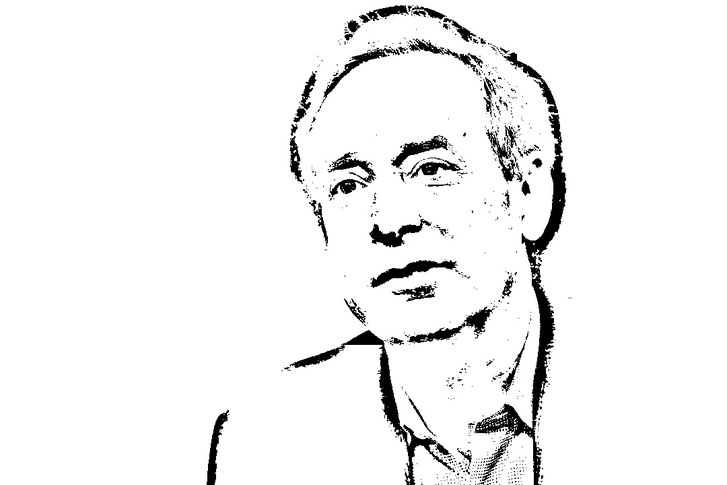
#> input picture images/test1.jpeg, 727 x 485 px, shrunk from 1080 x 720 before the run
$ python '25分水岭算法.py'
#> lines starting #> are read from the running program, lines starting #| are printed output that depends on the picture; after the words box and inside, x2 and y2 are one past the last pixel; in counts of white or black regions, pixels touching at a corner belong together
#> further down, src is the input picture: shape (485, 727, 3); min 0, max 255, mean 242.1
import cv2 as cv
import numpy as np
from matplotlib import pyplot as plt
import path_const

def watershed_demo(image):
    print(image.shape)
#| (485, 727, 3)
    blurred = cv.pyrMeanShiftFiltering(src,10,100)
    gray = cv.cvtColor(blurred,cv.COLOR_BGR2GRAY)
    ret,binary = cv.threshold(gray,0,255,cv.THRESH_BINARY|cv.THRESH_OTSU)
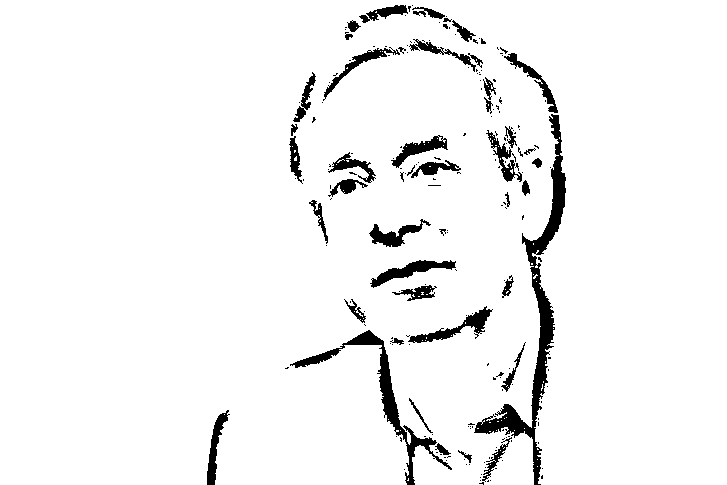
#> binary: shape (485, 727); 95.1% white; 203 black regions (159 under 20 px), largest, box (x1, y1, x2, y2) and area: (474, 114, 566, 485) 4481, (290, 330, 452, 485) 2213, (370, 260, 456, 288) 781
#> ret = 138
    cv.imshow("binary-image", binary)

    kernel = cv.getStructuringElement(cv.MORPH_RECT,(3,3))
    mb = cv.morphologyEx(binary,cv.MORPH_OPEN,kernel,iterations=2)
#> mb: shape (485, 727); 94.1% white; 33 black regions (10 under 20 px), largest, box (x1, y1, x2, y2) and area: (468, 47, 566, 485) 6245, (290, 330, 452, 485) 2744, (323, 39, 483, 101) 1440
    sure_bg = cv.dilate(mb,kernel,iterations=3)
#> sure_bg: shape (485, 727); 98.7% white; 81 black regions (51 under 20 px), largest, box (x1, y1, x2, y2) and area: (535, 290, 551, 407) 637, (529, 164, 562, 288) 611, (477, 408, 532, 439) 565
    cv.imshow("mor-opt",sure_bg)

    dist = cv.distanceTransform(mb,cv.DIST_L2,3)
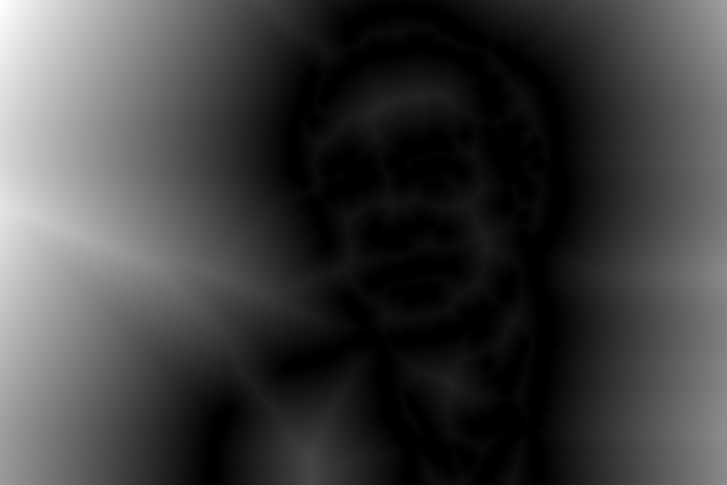
#> dist: shape (485, 727) float32; min 0, max 326.2, mean 79.9; drawn with min black and max white
    dist_output = cv.normalize(dist,0,1.0,cv.NORM_MINMAX)
    cv.imshow("distance t",dist_output*50)

    ret,surface = cv.threshold(dist,dist.max()*0.6,255,cv.THRESH_BINARY)
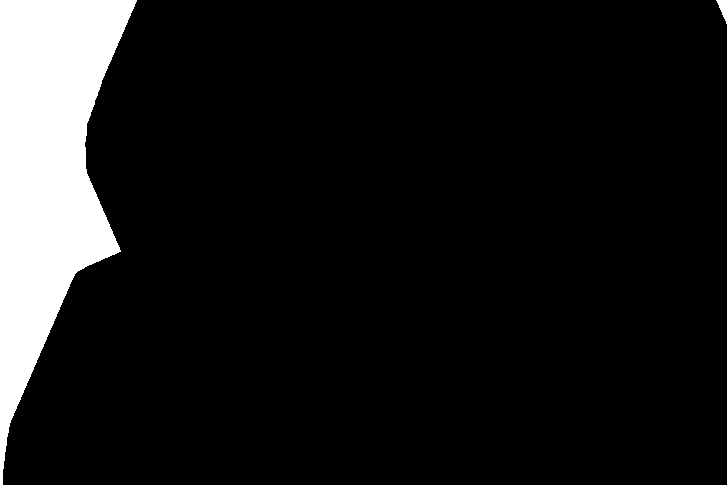
#> surface: shape (485, 727) float32; 10% white; 2 white regions, box (x1, y1, x2, y2) and area: (0, 0, 137, 485) 35070, (716, 0, 727, 24) 135
#> ret = 195.7
    cv.imshow("surface",surface)

    surface_fg = np.uint8(surface)
    unknown = cv.subtract(sure_bg,surface_fg)
#> unknown: shape (485, 727); 88.7% white; 83 black regions (51 under 20 px), largest, box (x1, y1, x2, y2) and area: (0, 0, 137, 485) 35070, (535, 290, 551, 407) 637, (529, 164, 562, 288) 611
    ret,markers = cv.connectedComponents(surface_fg)
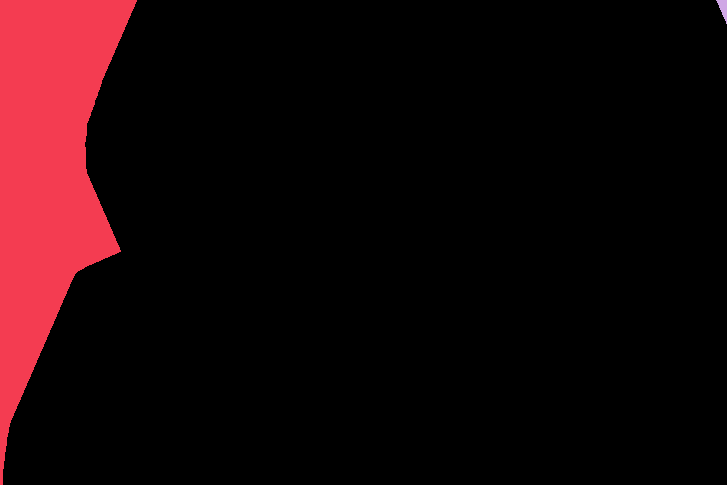
#> markers: shape (485, 727) int32; 3 distinct labels, from 0 to 2; one colour per label, 0 black
#> ret = 3
    print(ret)
#| 3

    markers = markers + 1
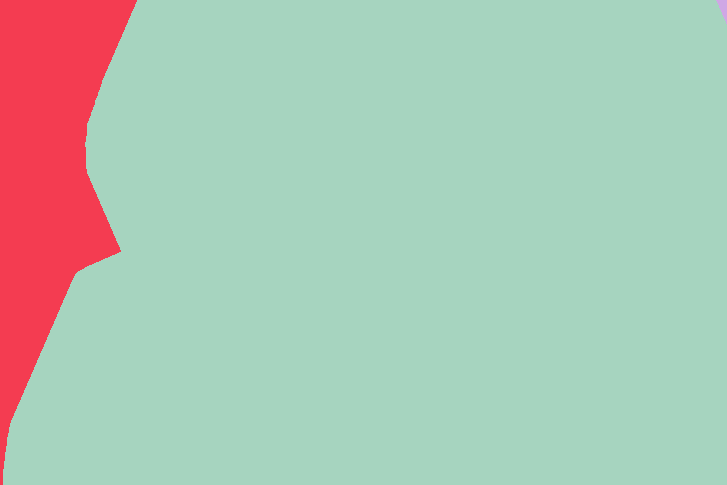
#> markers: shape (485, 727) int32; 3 distinct labels, from 1 to 3; one colour per label, 0 black
    markers[unknown==255] = 0
#> markers: shape (485, 727) int32; 4 distinct labels, from 0 to 3
    markers = cv.watershed(image,markers=markers)
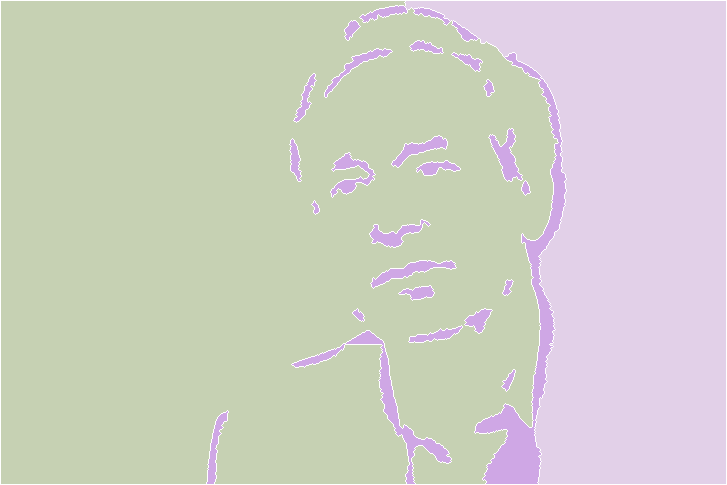
#> markers: shape (485, 727) int32; 4 distinct labels, from -1 to 3; one colour per label, 0 black, -1 white
    src[markers==-1] = (0,0,255)
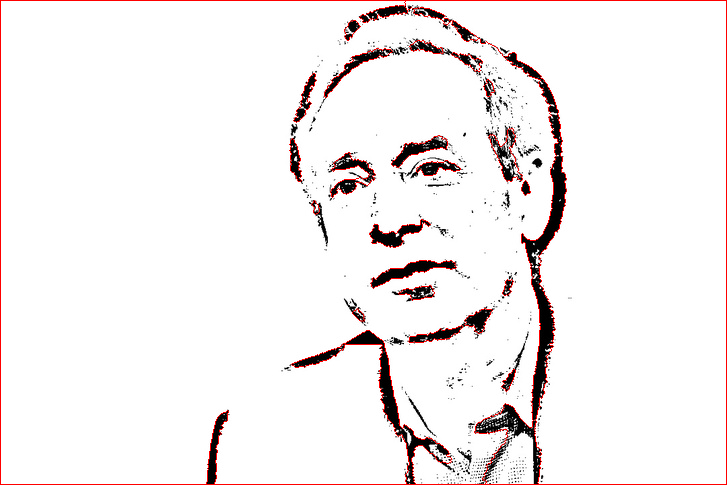
#> src: shape (485, 727, 3); mean B, G, R 239, 239, 243.7
    cv.imshow("result",image)

src = cv.imread(path_const.IMAGE_PATHS[2])
#cv.imshow("input image", src)
watershed_demo(src)
cv.waitKey(0)

cv.destroyAllWindows()
